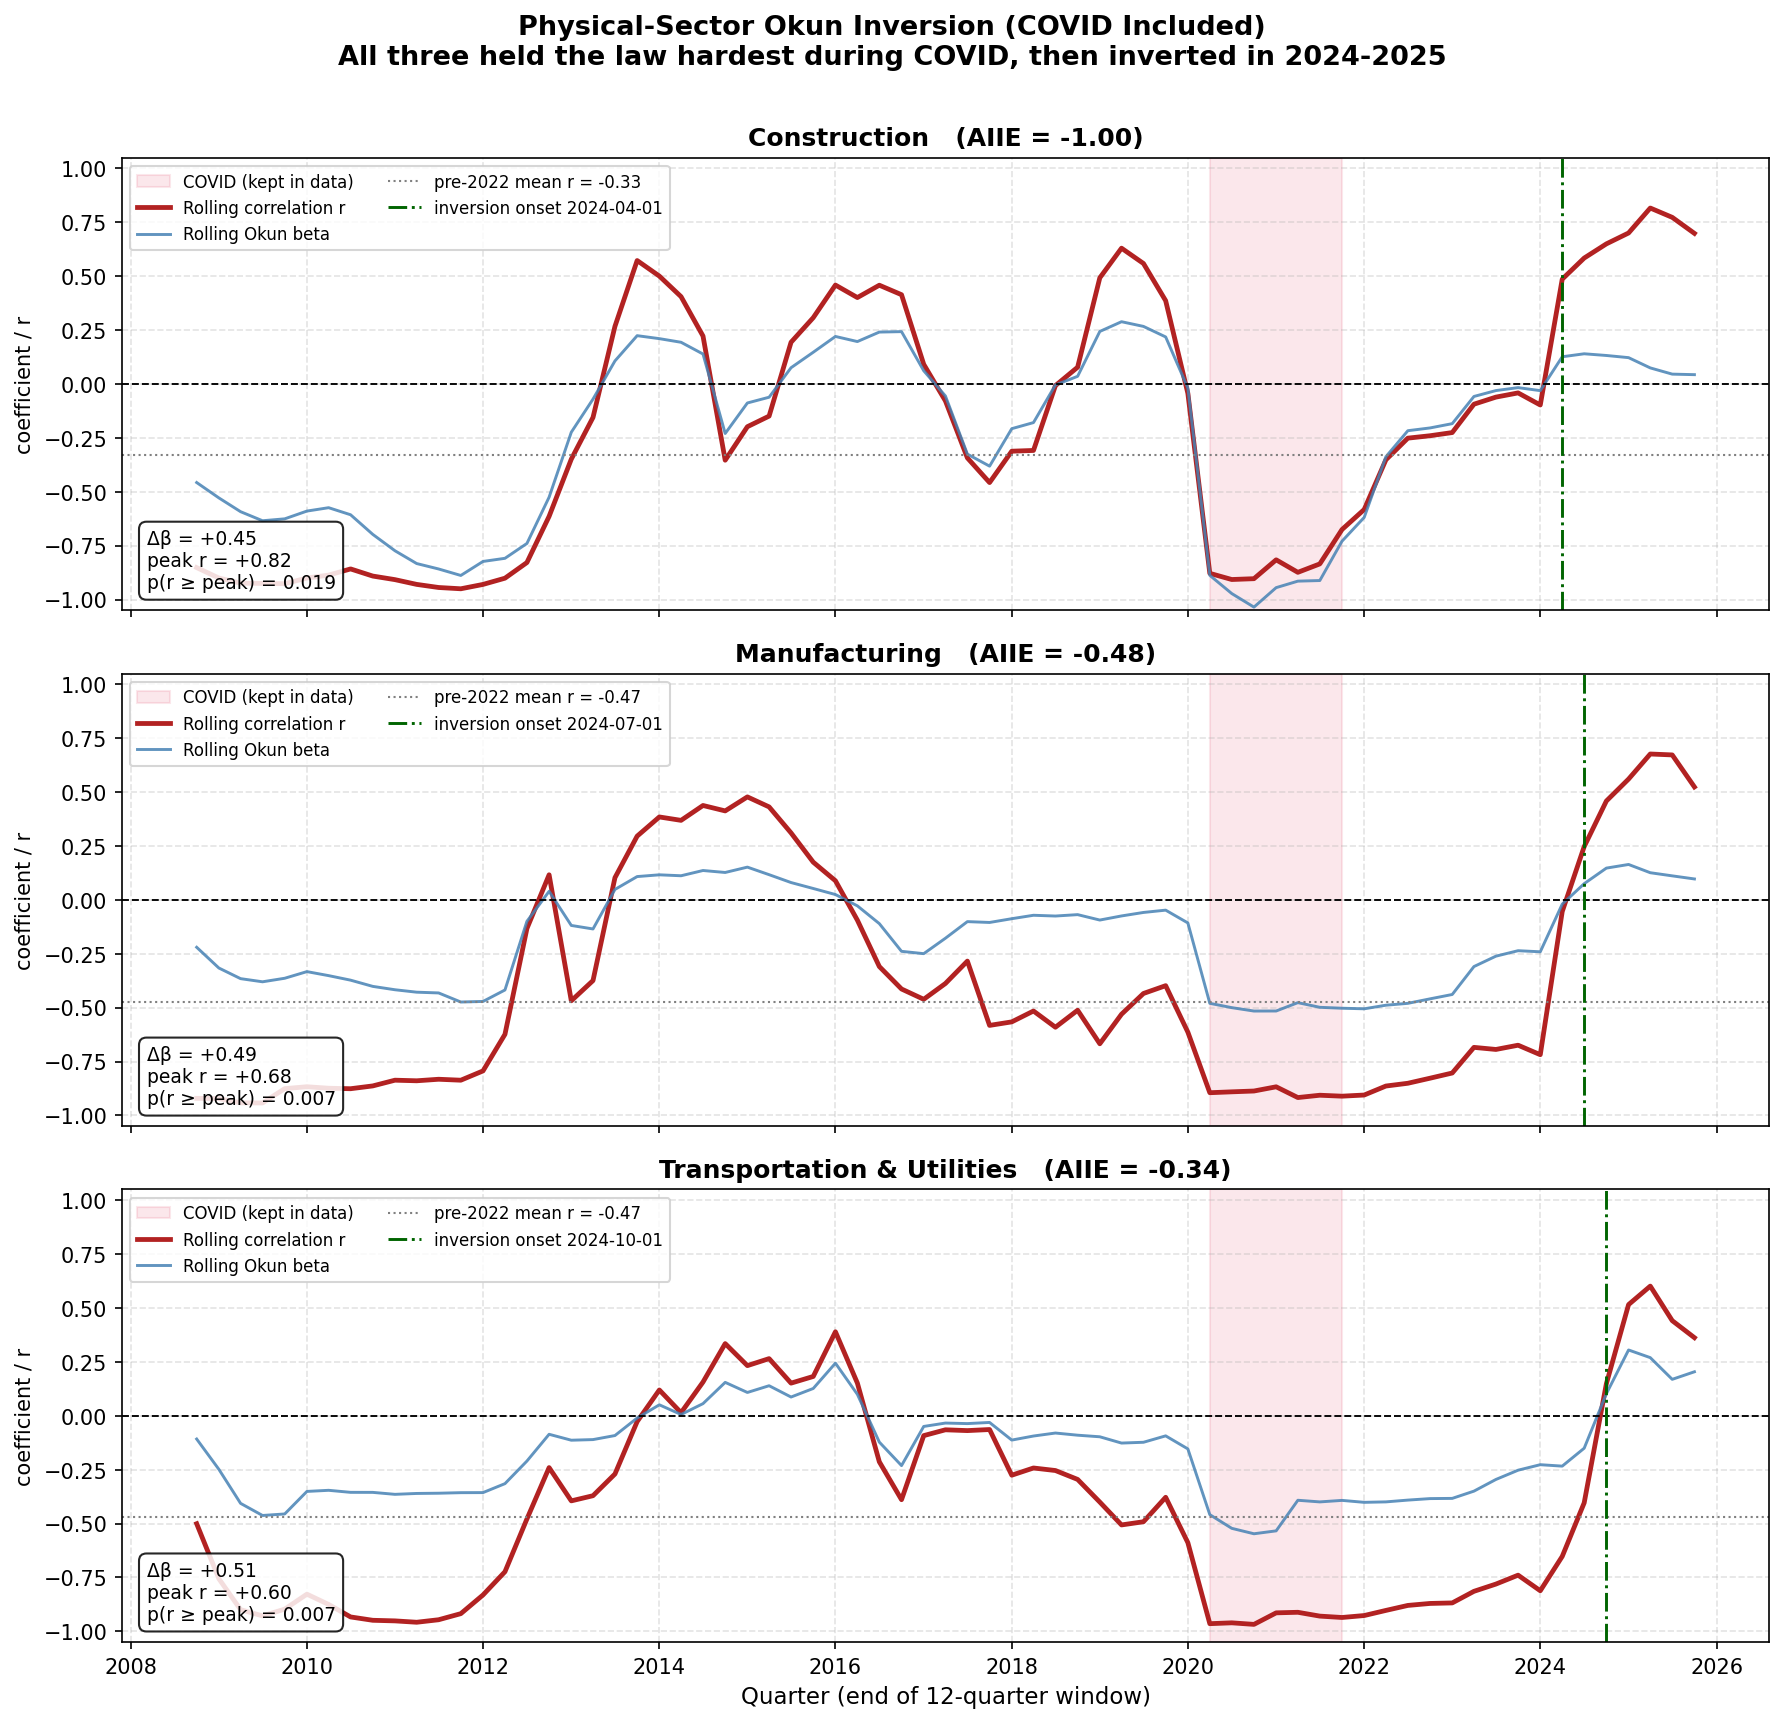

The script that saved this image:
"""
rolling_okun_inversion.py
Physical-sector Okun inversion — COVID INCLUDED.

This is a SEPARATE analysis from the AI-exposure work in the repository root.
It does not use the AI cutoff or exposure scores. It asks one narrow question
about three low-AI, goods-producing / rate-sensitive sectors:

    Construction, Manufacturing, Transportation & Utilities

    When did each sector's Okun relationship (output growth vs. change in
    unemployment) actually invert, and how unusual is that inversion?

KEY DIFFERENCE FROM THE ROOT ANALYSIS: COVID is INCLUDED here, not excluded.
The point of this analysis is precisely to see the full path through the
pandemic. With COVID in, the three sectors held Okun's law hardest during
2020-2021 (output and jobs collapsed together, rolling r near -0.9), and only
inverted in 2024-2025. Excluding COVID hides that COVID itself was the most
Okun-consistent episode in the sample.

Method:
  - Difference form: ΔU = beta * %ΔY, both as 4-quarter (YoY) differences to
    cancel seasonality in the not-seasonally-adjusted unemployment series.
  - YoY differences computed on the intact series (no rows dropped).
  - 12-quarter rolling window for beta and the correlation r.
  - Probability test: how likely is the recent peak correlation under the
    distribution of the sector's own pre-2022 rolling correlations (the same
    normal-approximation test used in the aggregate root analysis). The
    pre-2022 baseline itself includes the COVID windows.

Run from anywhere: `python3 rolling_okun_inversion.py`
Reads FRED CSVs from ../FRED-Data/ relative to this file.
"""

import os
import numpy as np
import pandas as pd
import matplotlib
matplotlib.use("Agg")
import matplotlib.pyplot as plt
from scipy import stats as sp_stats

HERE     = os.path.dirname(os.path.abspath(__file__))
DATA_DIR = os.path.join(HERE, "..", "FRED-Data") + os.sep
WINDOW   = 12
REF_CUT  = pd.Timestamp("2022-10-01")   # baseline / recent split for the prob. test
COVID    = (pd.Timestamp("2020-04-01"), pd.Timestamp("2021-10-01"))  # for shading only

# output_file, unemployment_file, AIIE score (context only, not used in the test)
SECTORS = {
    "Construction":                ("CnstGDP.csv", "ConstUrate .csv", -0.997),
    "Manufacturing":               ("MnfctGDP.csv", "MnfctUrate.csv",  -0.484),
    "Transportation & Utilities":  ("RVAT.csv",     "LNU04032236.csv", -0.342),
}


def load_series(filename, label):
    df = pd.read_csv(DATA_DIR + filename, parse_dates=["observation_date"])
    df = df.set_index("observation_date")
    col = df.columns[0]
    df[col] = pd.to_numeric(df[col], errors="coerce")
    return df[col].rename(label)


def build_df(output_file, unemp_file):
    """YoY difference-form Okun variables. COVID is KEPT."""
    y = load_series(output_file, "output")
    u = load_series(unemp_file, "unemp").resample("QS").mean()
    df = pd.DataFrame({"output": y, "unemp": u}).dropna()
    df["pct_dy"]  = df["output"].pct_change(periods=4) * 100
    df["delta_u"] = df["unemp"].diff(periods=4)
    return df.dropna(subset=["pct_dy", "delta_u"])


def rolling(df):
    idx = df.index.tolist()
    dates, slopes, rs = [], [], []
    for i in range(WINDOW, len(idx) + 1):
        w = df.iloc[i - WINDOW : i]
        x, y = w["pct_dy"].values, w["delta_u"].values
        if np.std(x) < 1e-9:
            continue
        dates.append(idx[i - 1])
        slopes.append(np.polyfit(x, y, 1)[0])
        rs.append(np.corrcoef(x, y)[0, 1])
    return pd.DataFrame({"slope": slopes, "r": rs}, index=dates)


def inversion_onset(roll):
    """First quarter where rolling r turns positive and mostly stays positive."""
    for dt in roll.index:
        if roll.loc[dt, "r"] > 0 and (roll.loc[dt:, "r"] > 0).mean() > 0.7:
            return dt
    return None


def analyze(name, output_file, unemp_file):
    df   = build_df(output_file, unemp_file)
    roll = rolling(df)

    pre_r = roll[roll.index < REF_CUT]["r"]          # baseline (COVID included)
    hist_mean, hist_std = pre_r.mean(), pre_r.std()

    peak_r  = roll["r"].max()
    peak_dt = roll["r"].idxmax()
    p_peak  = 1 - sp_stats.norm.cdf(peak_r, loc=hist_mean, scale=hist_std)

    covid_r = roll.loc[COVID[0]:COVID[1], "r"]

    d_pre  = df[df.index < REF_CUT]
    d_post = df[df.index >= REF_CUT]
    b_pre  = np.polyfit(d_pre["pct_dy"],  d_pre["delta_u"],  1)[0]
    b_post = np.polyfit(d_post["pct_dy"], d_post["delta_u"], 1)[0]

    return {
        "name": name, "df": df, "roll": roll,
        "hist_mean": hist_mean, "hist_std": hist_std,
        "peak_r": peak_r, "peak_dt": peak_dt, "p_peak": p_peak,
        "onset": inversion_onset(roll),
        "covid_r_min": covid_r.min(), "covid_r_max": covid_r.max(),
        "b_pre": b_pre, "b_post": b_post, "d_beta": b_post - b_pre,
    }


results = {name: analyze(name, of, uf) for name, (of, uf, _) in SECTORS.items()}

# ---- console report ---------------------------------------------------------
print("=" * 80)
print("PHYSICAL-SECTOR OKUN INVERSION  (COVID INCLUDED)")
print("=" * 80)
for name, (_, _, aiie) in SECTORS.items():
    r = results[name]
    onset = r["onset"].date() if r["onset"] is not None else "n/a"
    print(f"\n{name}  (AIIE = {aiie:+.2f})")
    print(f"  held through COVID:  rolling r {r['covid_r_min']:+.2f} to {r['covid_r_max']:+.2f}")
    print(f"  inversion onset:     {onset}")
    print(f"  single regression:   beta_pre={r['b_pre']:+.3f}  beta_post={r['b_post']:+.3f}  "
          f"delta_beta={r['d_beta']:+.3f}")
    print(f"  pre-2022 rolling r:  mean={r['hist_mean']:+.3f}  std={r['hist_std']:.3f}")
    print(f"  peak r:              {r['peak_r']:+.3f} ({r['peak_dt'].date()})  "
          f"p(r >= peak) = {r['p_peak']:.4f}")

# ---- chart: one clean panel per sector, COVID shaded ------------------------
order = list(SECTORS.keys())
fig, axes = plt.subplots(len(order), 1, figsize=(12, 3.8 * len(order)), sharex=True)

for ax, name in zip(axes, order):
    r    = results[name]
    roll = r["roll"]
    aiie = SECTORS[name][2]

    # COVID shading (kept in the data, shaded only for context)
    ax.axvspan(COVID[0], COVID[1], color="crimson", alpha=0.10, label="COVID (kept in data)")
    ax.plot(roll.index, roll["r"],     color="firebrick", linewidth=2.3, label="Rolling correlation r")
    ax.plot(roll.index, roll["slope"], color="steelblue", linewidth=1.4, alpha=0.85,
            label="Rolling Okun beta")
    ax.axhline(0, color="black", linewidth=0.9, linestyle="--")
    ax.axhline(r["hist_mean"], color="gray", linewidth=1.0, linestyle=":",
               label=f"pre-2022 mean r = {r['hist_mean']:+.2f}")
    if r["onset"] is not None:
        ax.axvline(r["onset"], color="darkgreen", linewidth=1.4, linestyle="-.",
                   label=f"inversion onset {r['onset'].date()}")

    ann = (f"Δβ = {r['d_beta']:+.2f}\n"
           f"peak r = {r['peak_r']:+.2f}\n"
           f"p(r ≥ peak) = {r['p_peak']:.3f}")
    ax.text(0.015, 0.04, ann, transform=ax.transAxes, fontsize=9, va="bottom",
            bbox=dict(boxstyle="round,pad=0.4", fc="white", alpha=0.85))

    ax.set_ylim(-1.05, 1.05)
    ax.set_ylabel("coefficient / r", fontsize=10)
    ax.set_title(f"{name}   (AIIE = {aiie:+.2f})", fontsize=12, fontweight="bold")
    ax.legend(fontsize=8, loc="upper left", ncol=2)
    ax.grid(True, linestyle="--", alpha=0.35)

axes[-1].set_xlabel("Quarter (end of 12-quarter window)", fontsize=11)
fig.suptitle(
    "Physical-Sector Okun Inversion (COVID Included)\n"
    "All three held the law hardest during COVID, then inverted in 2024-2025",
    fontsize=13, fontweight="bold", y=1.004)
plt.tight_layout()
out = os.path.join(HERE, "rolling_okun_inversion.png")
plt.savefig(out, dpi=150, bbox_inches="tight")
print(f"\nChart saved: {out}")
